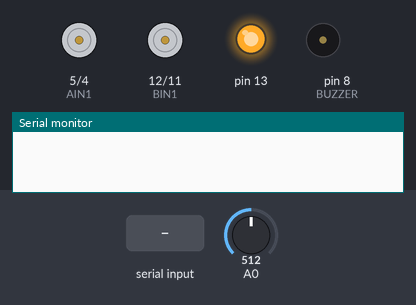
Bench run of a sketch on a simulated Arduino Uno, built with avr-gcc and run on an emulated ATmega328P. Shown: motor-driver pin pairs drawn as motors (green arrow = first pin HIGH = forward, orange = second pin HIGH = backward, longer = more drive, scaled by the enable pin), output pins drawn as LEDs (lit = HIGH), buzzer (waves = sounding), the last lines printed to the serial monitor. The inputs (shaded band) are chosen by the test bench; at power-on: A0 = 512.

Above: at 5.5 s.
5.6 s: "F" received over Serial
At 6.2 s:
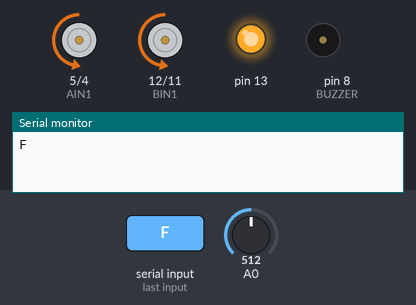
7.1 s: A0 set to 716
At 8.3 s:
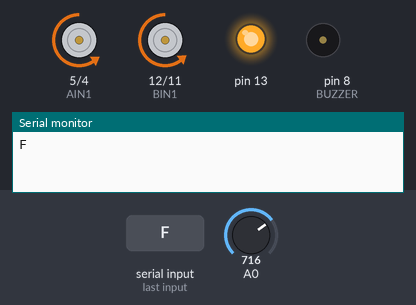
8.6 s: "B" received over Serial
At 9.7 s:
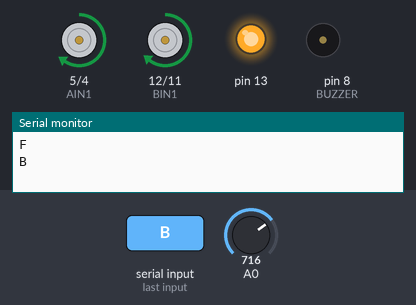
10.1 s: "L" received over Serial
At 10.8 s:
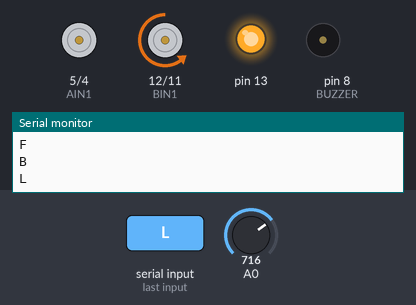
11.6 s: "R" received over Serial
At 11.9 s:
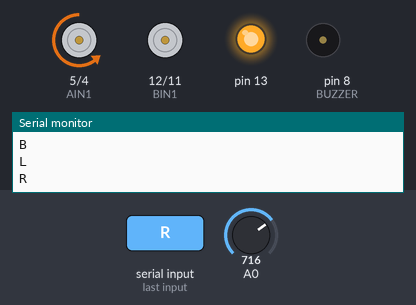
13.1 s: A0 set to 900
At 14.2 s:
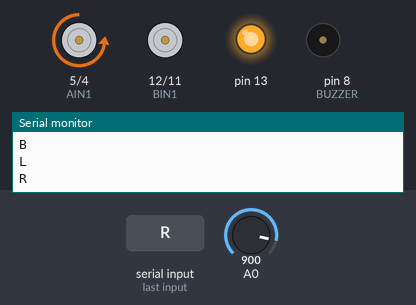
Timing chart, 0 to 15.6 s (numbered marks = the images above; inputs shaded):
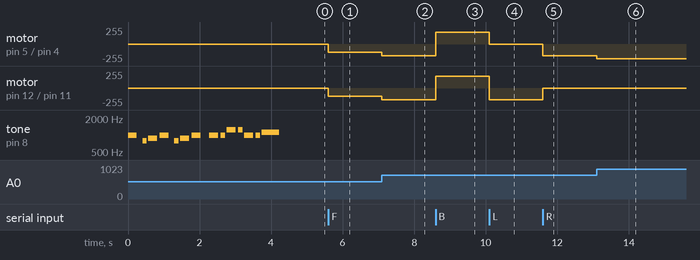

The sketch:

Bluetooth_RC.ino
```cpp
/*
 This is for Bluetooth Module RC
 for LinerBot
 Install Arduino Bluetooth RC Car
 from PlayStore in Android phone
 by Duokino
 */

char t;

//Motor Right
int PWMB = 10; //Speed control
int BIN1 = 12; //Direction
int BIN2 = 11; //Direction

//Motor Left
int PWMA = 3; //Speed control
int AIN1 = 5; //Direction
int AIN2 = 4; //Direction

//Slipp  percentage between Right Motor and Left Motor
int slipp = 6;     //use align_motor_speed.ino to find this value


void setup() {

  //motor setup
  pinMode(PWMA, OUTPUT);
  pinMode(AIN1, OUTPUT);
  pinMode(AIN2, OUTPUT);

  pinMode(PWMB, OUTPUT);
  pinMode(BIN1, OUTPUT);
  pinMode(BIN2, OUTPUT);

  //sensor setup using Maker Line
  pinMode(13, OUTPUT);
  digitalWrite(13, HIGH);

  Serial.begin(9600);

  melody();

}

void loop() {

  int VR, motorspeed;
  int rightmotor, leftmotor;

  VR = analogRead(A0);
  motorspeed = map(VR, 0, 1023, 0, 255);

  rightmotor = motorspeed;
  leftmotor = rightmotor - (slipp * 0.003 * motorspeed);

  if(Serial.available()){
    t = Serial.read();
    Serial.println(t);
  }

  if(t == 'F'){            //move forward
    forward(rightmotor, leftmotor);
  }

  else if(t == 'B'){      //move reverse
    backward(rightmotor, leftmotor);
  }

  else if(t == 'L'){      //turn right
    left(motorspeed);
  }

  else if(t == 'R'){      //turn left
    right(motorspeed);
  }

  else if(t == 'S'){      //STOP (all motors stop)
    still();
  }
  //delay(100);

}

void forward(int rightmotor, int leftmotor){

  digitalWrite(BIN1, LOW);
  digitalWrite(BIN2, HIGH);
  analogWrite(PWMB, rightmotor);

  digitalWrite(AIN1, LOW);
  digitalWrite(AIN2, HIGH);
  analogWrite(PWMA, leftmotor);

}

void backward(int rightmotor, int leftmotor){

  digitalWrite(BIN1, HIGH);
  digitalWrite(BIN2, LOW);
  analogWrite(PWMB, rightmotor);

  digitalWrite(AIN1, HIGH);
  digitalWrite(AIN2, LOW);
  analogWrite(PWMA, leftmotor);

}

void right(int motorspeed){

  digitalWrite(BIN1, HIGH);
  digitalWrite(BIN2, LOW);
  analogWrite(PWMB, 0);

  digitalWrite(AIN1, LOW);
  digitalWrite(AIN2, HIGH);
  analogWrite(PWMA, motorspeed);

}

void left(int motorspeed){

  digitalWrite(BIN1, LOW);
  digitalWrite(BIN2, HIGH);
  analogWrite(PWMB, motorspeed);

  digitalWrite(AIN1, HIGH);
  digitalWrite(AIN2, LOW);
  analogWrite(PWMA, 0);

}

void still(){

  digitalWrite(BIN1, LOW);
  digitalWrite(BIN2, LOW);
  analogWrite(PWMB, 0);

  digitalWrite(AIN1, LOW);
  digitalWrite(AIN2, LOW);
  analogWrite(PWMA, 0);

}

void melody(){

  #define NOTE_B5   988
  #define NOTE_G5   784
  #define NOTE_A5   880
  #define NOTE_DS6  1245
  #define NOTE_CS6   1109

  #define BUZZER 8

  int melody[] = {NOTE_B5, 0, NOTE_G5, NOTE_A5, NOTE_B5, 0, NOTE_G5, NOTE_A5, NOTE_B5, 0, NOTE_B5, NOTE_B5, NOTE_DS6, NOTE_DS6, NOTE_B5, NOTE_B5, NOTE_CS6};
  int noteDurations[] = {4, 16, 8, 4, 4, 16, 8, 4, 4, 8, 4, 8, 4, 8, 4, 8, 2};

    for (int thisNote = 0; thisNote < 17; thisNote++){
      int noteDuration = 1000 / noteDurations[thisNote];
      tone(BUZZER, melody[thisNote], noteDuration);
      int pauseBetweenNotes = noteDuration * 1.30;
      delay(pauseBetweenNotes);
      noTone(BUZZER);
    }
}
```

Measured:
- after the input at 5.6 s, motor on pin 5 (AIN1) / pin 4 (AIN2): stopped → backward 124/255 at once; motor on pin 12 (BIN1) / pin 11 (BIN2): stopped → backward 127/255 at once
- after the input at 7.1 s, motor on pin 5 (AIN1) / pin 4 (AIN2): backward 124/255 → backward 174/255 at once; motor on pin 12 (BIN1) / pin 11 (BIN2): backward 127/255 → backward 178/255 at once
- after the input at 8.6 s, motor on pin 5 (AIN1) / pin 4 (AIN2): backward 174/255 → forward 174/255 at once; motor on pin 12 (BIN1) / pin 11 (BIN2): backward 178/255 → forward 178/255 at once
- after the input at 10.1 s, motor on pin 5 (AIN1) / pin 4 (AIN2): forward 174/255 → stopped at once; motor on pin 12 (BIN1) / pin 11 (BIN2): forward 178/255 → backward 178/255 at once
- after the input at 11.6 s, motor on pin 5 (AIN1) / pin 4 (AIN2): stopped → backward 178/255 at once; motor on pin 12 (BIN1) / pin 11 (BIN2): backward 178/255 → stopped at once
- after the input at 13.1 s, motor on pin 5 (AIN1) / pin 4 (AIN2): backward 178/255 → backward 224/255 at once
